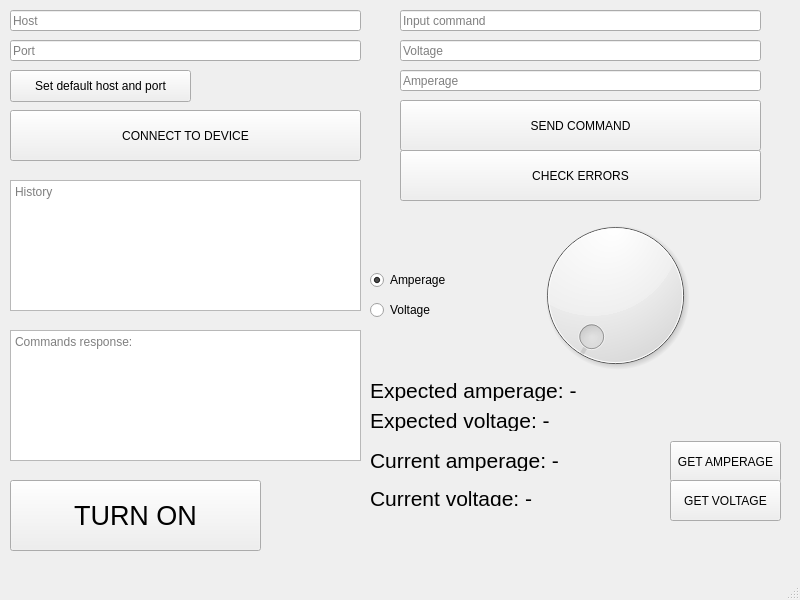
<?xml version="1.0" encoding="UTF-8"?>
<ui version="4.0">
 <class>MainWindow</class>
 <widget class="QMainWindow" name="MainWindow">
  <property name="geometry">
   <rect>
    <x>0</x>
    <y>0</y>
    <width>800</width>
    <height>600</height>
   </rect>
  </property>
  <property name="windowTitle">
   <string>MainWindow</string>
  </property>
  <widget class="QWidget" name="centralwidget">
   <widget class="QLineEdit" name="editHost">
    <property name="geometry">
     <rect>
      <x>10</x>
      <y>10</y>
      <width>351</width>
      <height>21</height>
     </rect>
    </property>
    <property name="placeholderText">
     <string>Host</string>
    </property>
   </widget>
   <widget class="QLineEdit" name="editPort">
    <property name="geometry">
     <rect>
      <x>10</x>
      <y>40</y>
      <width>351</width>
      <height>21</height>
     </rect>
    </property>
    <property name="placeholderText">
     <string>Port</string>
    </property>
   </widget>
   <widget class="QTextBrowser" name="history">
    <property name="geometry">
     <rect>
      <x>10</x>
      <y>180</y>
      <width>351</width>
      <height>131</height>
     </rect>
    </property>
    <property name="placeholderText">
     <string>History</string>
    </property>
   </widget>
   <widget class="QTextBrowser" name="commandsResponse">
    <property name="geometry">
     <rect>
      <x>10</x>
      <y>330</y>
      <width>351</width>
      <height>131</height>
     </rect>
    </property>
    <property name="placeholderText">
     <string>Commands response:</string>
    </property>
   </widget>
   <widget class="QPushButton" name="connButton">
    <property name="geometry">
     <rect>
      <x>10</x>
      <y>110</y>
      <width>351</width>
      <height>51</height>
     </rect>
    </property>
    <property name="text">
     <string>CONNECT TO DEVICE</string>
    </property>
   </widget>
   <widget class="QLineEdit" name="commandInput">
    <property name="geometry">
     <rect>
      <x>400</x>
      <y>10</y>
      <width>361</width>
      <height>21</height>
     </rect>
    </property>
    <property name="placeholderText">
     <string>Input command</string>
    </property>
   </widget>
   <widget class="QLineEdit" name="voltageInput">
    <property name="geometry">
     <rect>
      <x>400</x>
      <y>40</y>
      <width>361</width>
      <height>21</height>
     </rect>
    </property>
    <property name="placeholderText">
     <string>Voltage</string>
    </property>
   </widget>
   <widget class="QLineEdit" name="amperageInput">
    <property name="geometry">
     <rect>
      <x>400</x>
      <y>70</y>
      <width>361</width>
      <height>21</height>
     </rect>
    </property>
    <property name="placeholderText">
     <string>Amperage</string>
    </property>
   </widget>
   <widget class="QPushButton" name="sendCommandButton">
    <property name="geometry">
     <rect>
      <x>400</x>
      <y>100</y>
      <width>361</width>
      <height>51</height>
     </rect>
    </property>
    <property name="text">
     <string>SEND COMMAND</string>
    </property>
   </widget>
   <widget class="QPushButton" name="checkErrorsButton">
    <property name="geometry">
     <rect>
      <x>400</x>
      <y>150</y>
      <width>361</width>
      <height>51</height>
     </rect>
    </property>
    <property name="text">
     <string>CHECK ERRORS</string>
    </property>
   </widget>
   <widget class="QPushButton" name="powerButton">
    <property name="geometry">
     <rect>
      <x>10</x>
      <y>480</y>
      <width>251</width>
      <height>71</height>
     </rect>
    </property>
    <property name="font">
     <font>
      <pointsize>20</pointsize>
     </font>
    </property>
    <property name="text">
     <string>TURN ON</string>
    </property>
   </widget>
   <widget class="QLabel" name="expectedVoltageLabel">
    <property name="geometry">
     <rect>
      <x>370</x>
      <y>410</y>
      <width>351</width>
      <height>21</height>
     </rect>
    </property>
    <property name="font">
     <font>
      <pointsize>16</pointsize>
     </font>
    </property>
    <property name="text">
     <string>Expected voltage: -</string>
    </property>
   </widget>
   <widget class="QLabel" name="expectedAmperageLabel">
    <property name="geometry">
     <rect>
      <x>370</x>
      <y>380</y>
      <width>351</width>
      <height>21</height>
     </rect>
    </property>
    <property name="font">
     <font>
      <pointsize>16</pointsize>
     </font>
    </property>
    <property name="text">
     <string>Expected amperage: -</string>
    </property>
   </widget>
   <widget class="QDial" name="dial">
    <property name="geometry">
     <rect>
      <x>490</x>
      <y>210</y>
      <width>251</width>
      <height>171</height>
     </rect>
    </property>
   </widget>
   <widget class="QRadioButton" name="amperageRadioButton">
    <property name="geometry">
     <rect>
      <x>370</x>
      <y>270</y>
      <width>99</width>
      <height>20</height>
     </rect>
    </property>
    <property name="text">
     <string>Amperage</string>
    </property>
    <property name="checked">
     <bool>true</bool>
    </property>
   </widget>
   <widget class="QRadioButton" name="voltageRadioButton">
    <property name="geometry">
     <rect>
      <x>370</x>
      <y>300</y>
      <width>99</width>
      <height>20</height>
     </rect>
    </property>
    <property name="text">
     <string>Voltage</string>
    </property>
   </widget>
   <widget class="QPushButton" name="setDefaulButton">
    <property name="geometry">
     <rect>
      <x>10</x>
      <y>70</y>
      <width>181</width>
      <height>32</height>
     </rect>
    </property>
    <property name="text">
     <string>Set default host and port</string>
    </property>
   </widget>
   <widget class="QLabel" name="currentAmperageLabel">
    <property name="geometry">
     <rect>
      <x>370</x>
      <y>450</y>
      <width>301</width>
      <height>21</height>
     </rect>
    </property>
    <property name="font">
     <font>
      <pointsize>16</pointsize>
     </font>
    </property>
    <property name="text">
     <string>Current amperage: -</string>
    </property>
   </widget>
   <widget class="QLabel" name="currentVoltageLabel">
    <property name="geometry">
     <rect>
      <x>370</x>
      <y>490</y>
      <width>301</width>
      <height>16</height>
     </rect>
    </property>
    <property name="font">
     <font>
      <pointsize>16</pointsize>
     </font>
    </property>
    <property name="text">
     <string>Current voltage: -</string>
    </property>
   </widget>
   <widget class="QPushButton" name="getAmperageButton">
    <property name="geometry">
     <rect>
      <x>670</x>
      <y>441</y>
      <width>111</width>
      <height>41</height>
     </rect>
    </property>
    <property name="text">
     <string>GET AMPERAGE</string>
    </property>
   </widget>
   <widget class="QPushButton" name="getVoltageButton">
    <property name="geometry">
     <rect>
      <x>670</x>
      <y>480</y>
      <width>111</width>
      <height>41</height>
     </rect>
    </property>
    <property name="text">
     <string>GET VOLTAGE</string>
    </property>
   </widget>
  </widget>
  <widget class="QMenuBar" name="menubar">
   <property name="geometry">
    <rect>
     <x>0</x>
     <y>0</y>
     <width>800</width>
     <height>22</height>
    </rect>
   </property>
  </widget>
  <widget class="QStatusBar" name="statusbar"/>
 </widget>
 <resources/>
 <connections/>
</ui>
